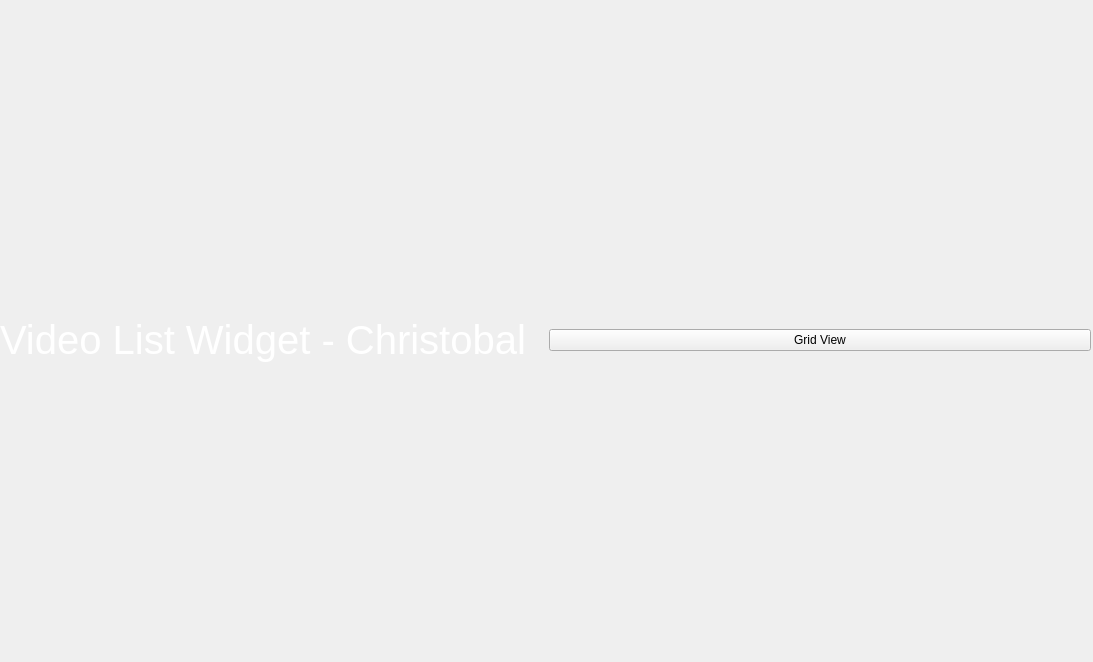
<?xml version="1.0" encoding="UTF-8"?>
<ui version="4.0">
 <class>Form</class>
 <widget class="QWidget" name="Form">
  <property name="geometry">
   <rect>
    <x>0</x>
    <y>0</y>
    <width>1093</width>
    <height>662</height>
   </rect>
  </property>
  <property name="windowTitle">
   <string>Form</string>
  </property>
  <widget class="QWidget" name="gridLayoutWidget">
   <property name="geometry">
    <rect>
     <x>0</x>
     <y>20</y>
     <width>1091</width>
     <height>641</height>
    </rect>
   </property>
   <layout class="QGridLayout" name="gridLayout_2">
    <item row="1" column="1">
     <layout class="QHBoxLayout" name="horizontalLayout_2">
      <item>
       <widget class="QLabel" name="label">
        <property name="font">
         <font>
          <pointsize>30</pointsize>
         </font>
        </property>
        <property name="styleSheet">
         <string notr="true">color: white;</string>
        </property>
        <property name="text">
         <string>Video List Widget - Christobal</string>
        </property>
       </widget>
      </item>
     </layout>
    </item>
    <item row="1" column="2">
     <widget class="QPushButton" name="Grid_View">
      <property name="text">
       <string>Grid View</string>
      </property>
     </widget>
    </item>
   </layout>
  </widget>
 </widget>
 <resources/>
 <connections/>
</ui>
